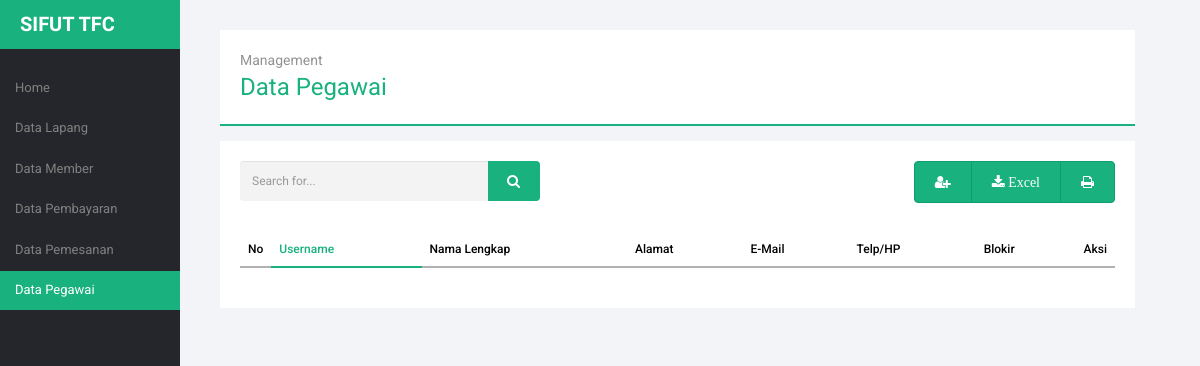
Page /pegawai/pegawai.php?module=data_pegawai on the earlier database version.
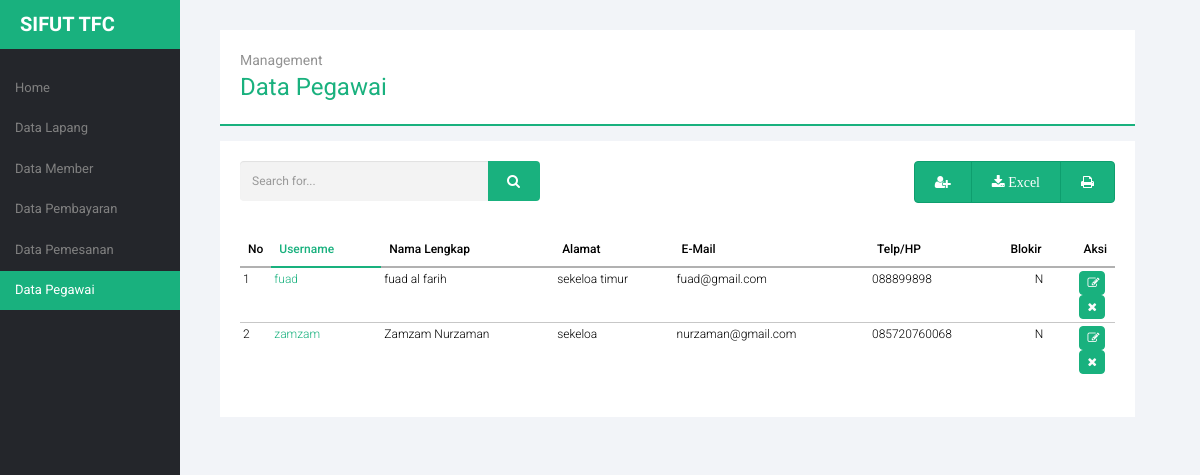
Same page on the later database version.
### tables this page shows
CREATE TABLE `pegawai` (
  `username` varchar(50) NOT NULL,
  `password` varchar(50) NOT NULL,
  `nama_lengkap` varchar(50) NOT NULL,
  `alamat` varchar(100) NOT NULL,
  `email` varchar(50) NOT NULL,
  `telp` varchar(20) NOT NULL,
  `blokir` enum('Y','N') NOT NULL
);

### pegawai/module_pegawai/table/table_body.php (the view)
<?php
echo "
	<tr>
	 <td>$no</td>
	 <td class='tab-col'>$tampil[username]</td>
	 <td>$tampil[nama_lengkap]</td>
	 <td>$tampil[alamat]</td>
	 <td>$tampil[email]</td>
	 <td>$tampil[telp]</td>
	 <td align=center>$tampil[blokir]</td>
	 ";

### pegawai/pegawai.php (shortened to what this page needs)
<!DOCTYPE html>
<html lang="en">
<head>
  <link rel="stylesheet" href="../assets/css/bootstrap.min.css">
  <link rel="stylesheet" href="../assets/css/style_pegawai.css">
  <link href="../assets/css/DT_bootstrap.css" rel="stylesheet" media="screen">
  <link rel="stylesheet" href="../assets/vendor/font-awesome/css/font-awesome.min.css">
</head>
<body id="pegawai">
  <div class="container-fluid">
    <ul class="nav nav-pills nav-stacked side-nav">
      <div class="title"><span class="blue">Sifut TFC</span></div>
     <?php include "nav_pegawai.php"; ?>
    </ul>
  <section>
    <?php include "content_pegawai.php"; ?>
  </section>
  </div>
</body>
</html>

### pegawai/nav_pegawai.php (shortened to what this page needs)
<?php
if ($_GET['module']=='beranda'){
    echo '
          <li role="presentation" class="active space-top"><a href="pegawai.php?module=beranda">Home</a></li>
          <li role="presentation"><a href="?module=data_lapang">Data Lapang</a></li>
          <li role="presentation"><a href="?module=data_member">Data Member</a></li>
          <li role="presentation"><a href="?module=data_pembayaran">Data Pembayaran</a></li>
          <li role="presentation"><a href="?module=data_pemesanan">Data Pemesanan</a></li>
          <li role="presentation"><a href="?module=data_pegawai">Data Pegawai</a></li>
          ';
      }
  elseif ($_GET['module']=='data_pegawai'){
         echo '
              <li role="presentation" class="space-top"><a href="pegawai.php?module=beranda">Home</a></li>
              <li role="presentation"><a href="?module=data_lapang">Data Lapang</a></li>
              <li role="presentation"><a href="?module=data_member">Data Member</a></li>
              <li role="presentation"><a href="?module=data_pembayaran">Data Pembayaran</a></li>
              <li role="presentation"><a href="?module=data_pemesanan">Data Pemesanan</a></li>
              <li role="presentation" class="active"><a href="?module=data_pegawai">Data Pegawai</a></li>
          ';
      }
?>

### pegawai/content_pegawai.php (shortened to what this page needs)
<?php
 if ($_GET['module']=='beranda'){
 		echo "<h3 align='center'>Selamat datang dan Selamat Bekerja</h3>";
      }
 elseif ($_GET['module']=='data_lapang'){
          include "module_lapang/data_lapang.php";
      }
 elseif ($_GET['module']=='data_member'){
          include "module_member/data_member.php";
      }
 elseif ($_GET['module']=='data_pembayaran'){
          include "module_pembayaran/data_pembayaran.php";
      }
 elseif ($_GET['module']=='data_pemesanan'){
          include "module_pemesanan/data_pemesanan.php";
      }
 elseif ($_GET['module']=='data_pegawai'){
          include "module_pegawai/data_pegawai.php";
      }

### pegawai/module_pegawai/data_pegawai.php (shortened to what this page needs)
<?php
$action ="module_pegawai/action_pegawai.php";
switch (@$_GET['act']) {
  default:
    include "tampil_pegawai.php";
  break;
}
?>

### pegawai/module_pegawai/tampil_pegawai.php
<?php
	$tampil_pegawai = mysql_query("SELECT * FROM pegawai ORDER BY username");
?>
    <div class="title-content">
    <span>Management</span>
    data pegawai
  </div>
  <div class="content">
    <div class="row">
      <div class="col-md-6">
        <form action="?module=data_pegawai&act=caripegawai" method="post">
          <div class="input-group search">
            <input name="cari" type="text" class="form-control" placeholder="Search for...">
            <span class="input-group-btn">
              <button class="btn btn-default" type="submit"><i class="fa fa-search"></i></button>
            </span>
          </div>
        </form>
      </div>
      <div class="col-md-6">
        <div class="btn-group" role="group" aria-label="fungsional">
          <a type="button" class="btn btn-default" href="#tambah_data" data-toggle="modal"><i class="fa fa-user-plus"></i></a>
          <a type="button" class="btn btn-default" href="module_pegawai/action_pegawai.php?module=data_pegawai&act=export"><i class="fa fa-download"> Excel</i></a>
          <a type="button" class="btn btn-default" href="module_pegawai/cetak_pdf_pegawai.php"><i class="fa fa-print"></i></a>
        </div>
      </div>
    </div>
    <table cellpadding="0" cellspacing="0" border="0" class="table table-hover tab-mar-top" id="example">
      <?php include "table/table_header.php" ?>
        <th width="30px">Aksi</th>
         </tr>
        </thead>
      <tbody>
<?php
    $no=1;
    while ($tampil=mysql_fetch_array($tampil_pegawai)){
       include "table/table_body.php";
       echo "
             <td><a href='?module=data_pegawai&act=editpegawai&id=$tampil[username]' class='fa fa-edit'></a>
             <a class='fa fa-remove' href=javascript:confirmdelete('$action?module=data_pegawai&act=hapuspegawai&id=$tampil[username]')></a></td>
             </tr>";
      $no++;
    }
  echo "
        </tbody>
        </table>
        </div>";
?>

### pegawai/module_pegawai/table/table_header.php
<thead>
  <tr>
    <th width="10px">No</th>
    <th class="tab-col">Username</th>
    <th>Nama Lengkap</th>
    <th>Alamat</th>
    <th>E-Mail</th>
    <th>Telp/HP</th>
    <th>Blokir</th>

### assets/css/style_pegawai.css (style rules this page uses)
body { background: #24262b; font-family: 'Roboto', sans-serif; position: relative; font-size: 12px; color: black; }
body#pegawai { background: #f2f4f8; font-family: 'Roboto', sans-serif; position: relative; font-size: 12px; color: black; }
body a, body button, body div { transition:0.5s all; -webkit-transition:0.5s all; -moz-transition:0.5s all; -o-transition:0.5s all; -ms-transition:0.5s all; }
ul { margin:0; padding:0; }
li { list-style: none; }
.title span.blue { color: #fff; }
.form-control { font-size: 12px; }
.title { font-size: 20px; margin-bottom: 20px; background: #19B17E; padding: 10px 20px; font-weight: bold; text-transform: uppercase; font-family: 'Roboto Condensed', sans-serif; }
.side-nav { overflow-y: auto; overflow-x: hidden; position: fixed; width: 180px; height: 100%; border: none; border-radius: 0; background-color: #24262b; font-weight: 400; }
.nav-pills>li>a { font-size: 13px; color: #808080; border-radius: 4px; }
.nav-pills>li.active>a, .nav-pills>li.active>a:focus, .nav-pills>li.active>a:hover { border-radius: 0px; background-color: #19B17E; }
.space-top { margin-top: 0px; }
section { margin-left: 170px; padding: 30px 50px; }
.title-content { background: #FFF; padding: 20px; color: #19B17E; font-size: 24px; text-transform: capitalize; border-bottom: 2px solid #19B17E; }
.title-content span { font-size: 14px; color: #929292; display: block; }
.content { margin-top: 15px; background: white; padding: 20px; }
.search { width: 300px; }
.content .search .form-control { height: 40px; color: #777777; background-color: #F3F3F3; background-image: none; border: none; text-decoration: none; }
.content .search .btn { color:#fff; height: 40px; background-color: #19B17E; background-image: none; border: none; padding: 10px 20px; }
.btn-group { display: block; float: right; }
.btn-group .btn { background: #19B17E; padding: 10px 20px; color: #FFFFFF; border-color: #0E9E6E; }
.tab-mar-top { margin-top: 30px; }
.tab-col { color: #19B17E; font-size: 52px; }
.table>thead>tr>th { border-bottom: 2px solid #B1B1B1; }
table>thead>tr>th.tab-col { border-bottom: 2px solid #19B17E; }
.table>tbody>tr>td, .table>tbody>tr>th { font-weight: 300; font-size: 12px; border-top: 1px solid #C7C7C7; padding: 3px; }
.table>tbody>tr>td a.fa { width: 26px; font-size: 12px; color: #FBFBFB; background: #19B17E; padding: 5px; padding-left: 8px; border-radius: 4px; border: 1px solid #19B17E; }
.table>tfoot>tr>td, .table>tfoot>tr>th, .table>thead>tr>td, .table>thead>tr>th { font-size: 12px; font-weight: 500; border-top: 1px solid #CBD5F1; }
.container-fluid { padding-left: 0px; }

Differences in the rows shown:
added pegawai: no "1", username "fuad", nama_lengkap "fuad al farih", alamat "sekeloa timur", email "fuad@gmail.com", telp "088899898", blokir "N"
added pegawai: no "2", username "zamzam", nama_lengkap "Zamzam Nurzaman", alamat "sekeloa", email "nurzaman@gmail.com", telp "085720760068", blokir "N"
